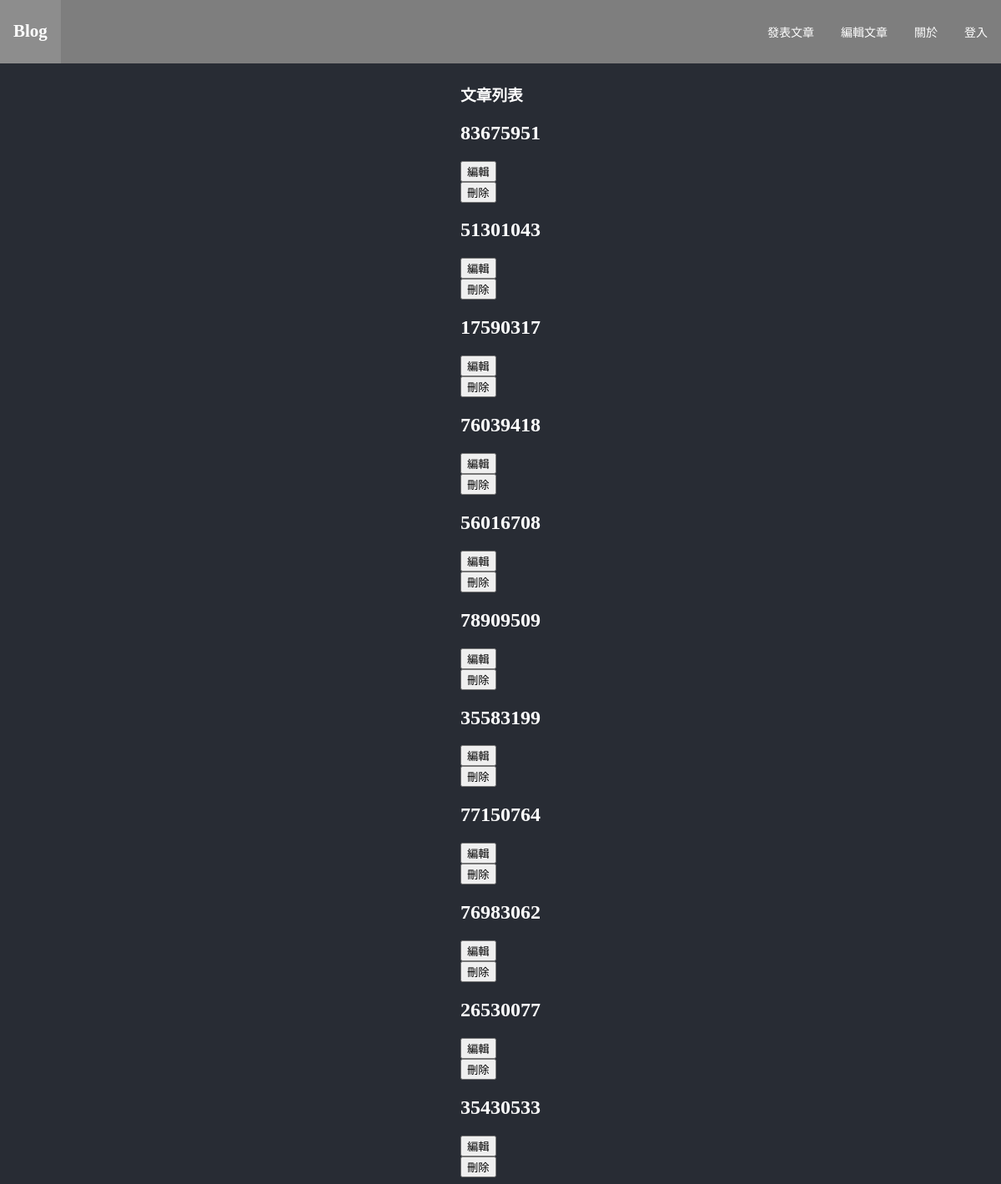
/post/edit, run on the app's committed database.
### personalBlog/models/post.py (models this page shows)
class Post(db.Model):
    __tablename__ = 'POST'
    post_id: Mapped[int] = mapped_column(primary_key=True, nullable=True, autoincrement=True)
    title: Mapped[str] = mapped_column(String(30), nullable=True)
    tag: Mapped[str] = mapped_column(String(30), nullable=True)
    content: Mapped[str] = mapped_column(String(30), nullable=True)
    intro: Mapped[str] = mapped_column(String(30), nullable=True)
    time: Mapped[str] = mapped_column(String(30), nullable=True)

### personalBlog/route.py (the view)
@post.route('/edit', methods=['POST', 'GET'])
def edit():
    return editDef()

### personalBlog/controllers/postController.py (called while the page is built)
def editDef():
    if request.method == 'POST':
        posts=Post.query.all()
        return render_template('post/EditPage.html',posts=posts)
    posts=Post.query.all()
    return render_template('post/EditPage.html',posts=posts)

### personalBlog/templates/post/EditPage.html (shortened to what this page needs)
{% extends "base.html" %}
{% block head %}
<link rel="stylesheet" type="text/css" href="{{url_for('static', filename='css/post.css')}}">
{% endblock head %}
{% block body %}
    <div>
        <section id='space'>
            <br></br>
            <br></br>
        </section>
        <section id="content">
            <div class="container">
                <div class="row aln-center">
                    <section id="recommandedArticleList" >
                        <th><h1>文章列表</h1></th>
                        {% for post in posts %}
                        <div class="col-4 col-6-medium col-12-small">
                            <section>
                                <header>
                                    <h2>{{ post.title }}</h2>
                                    <tr>
                                    <form action="{{url_for('post.editarticle',id=post.post_id)}}" method="get">
                                        <button type="submit" id="{{ post.post_id }}" class="submitbutton">編輯</button>
                                    </form></tr>
                                    <tr><form action="{{url_for('post.deletearticle',id=post.post_id)}}" method="get">
                                        <button class="submitbutton" type="submit" >刪除</button>
                                    </form></tr>
                                </header>
                            </section>
                        </div>
                        {% endfor %}
                    </section>
                </div>
            </div>
        </section>
    </div>
{% endblock body %}

### personalBlog/static/css/post.css (style rules this page uses)
body { display: flex; justify-content: center; align-items: center; flex-direction: column; background-color: #282c34; color: #ffffff; }
.container { display: flex; align-items: center; justify-content: space-between; }

### data on the page
Post: title "83675951"
Post: title "51301043"
Post: title "17590317"
Post: title "76039418"
Post: title "56016708"
Post: title "78909509"
Post: title "35583199"
Post: title "77150764"
Post: title "76983062"
Post: title "26530077"
Post: title "35430533"
